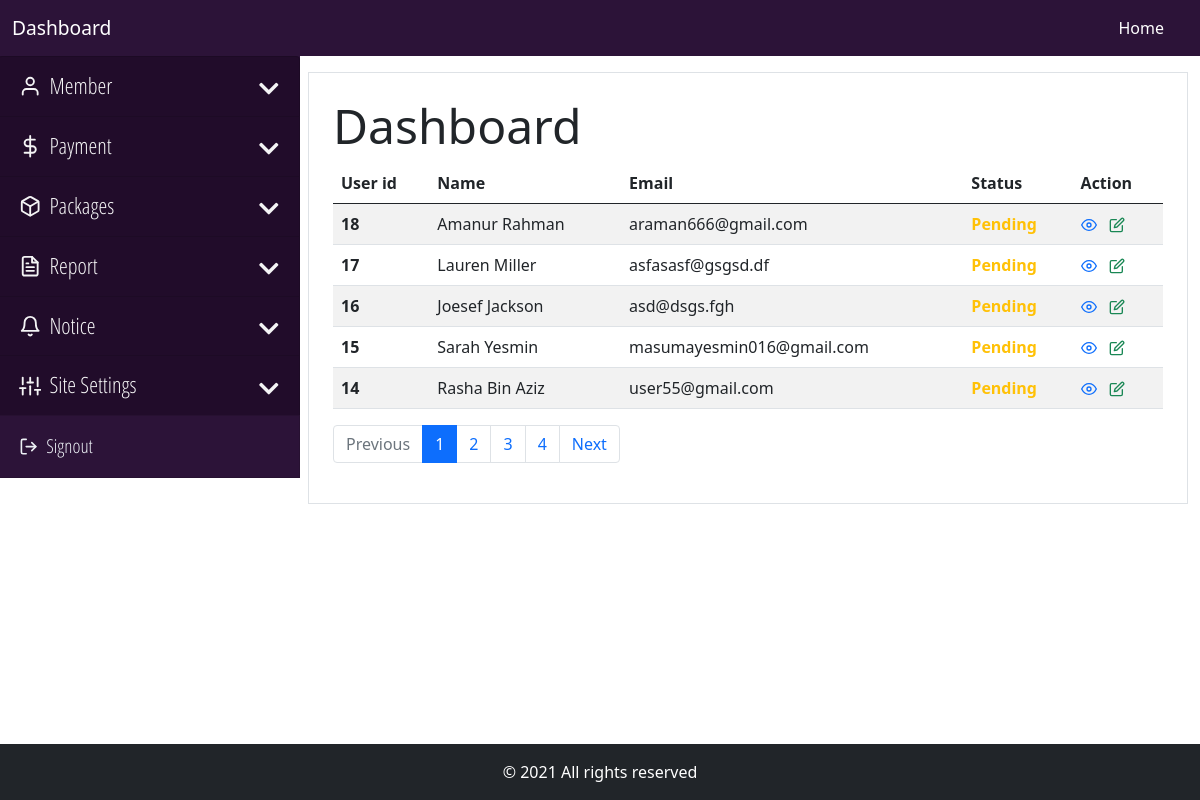
Page /backend/member/members.php (signed in) on the committed database.
### tables this page shows
CREATE TABLE `member` (
  `member_id` int(11) NOT NULL,
  `member_name` varchar(60) NOT NULL,
  `member_gender` enum('male','female','others') DEFAULT NULL,
  `member_dob` varchar(25) DEFAULT NULL,
  `member_address` varchar(255) DEFAULT NULL,
  `member_package` varchar(20) NOT NULL,
  `member_mobile` varchar(11) DEFAULT NULL,
  `member_photo` varchar(255) DEFAULT NULL,
  `member_status` enum('0','1','2') NOT NULL DEFAULT '0' COMMENT '0 = pending, 1 = Active, 2 = banned',
  `member_user_id` int(11) NOT NULL,
  `member_joined_at` timestamp NOT NULL DEFAULT CURRENT_TIMESTAMP
);

### core/main.php (called while the page is built, shortened)
<?php
    class Main
    {
        private $host = "localhost";
        private $user = "root";
        private $pass ="";
        private $database = "gym_manager";
        private function dbConnect()
        {
            try
            {
                $this->conn = new PDO('mysql:host='.$this->host.';dbname='.$this->database, $this->user, $this->pass);
            }
            catch(PDOException $Exception)
            {
                $this->errmsg = $Exception->getMessage();
            }
        }
    }
?>

### core/dashboard.php (called while the page is built, shortened)
<?php
    require_once "main.php";
    class Dashboard extends Main
    {
        private $perPage = 5;
        public function totalPage()
        {
            $this->sql = $this->conn->prepare('SELECT * FROM member INNER JOIN auth ON auth.auth_id=member.member_user_id');
            try
            {
                $this->sql->execute();
                $data = $this->sql->rowCount();
                $totalPageNo = ceil($data/$this->perPage);
                return $totalPageNo;
            }
            catch(PDOException $Exception)
            {
                $this->errmsg = $Exception->getMessage();
                $_SESSION['error'] = "Unexpected Error Occured. Please try again Later.<br> Error: ".$this->errmsg;
                return false;
            }
        }
        public function viewMembers($pageNum)
        {
            $offset = (int) ($pageNum-1) * $this->perPage;
            $this->sql = $this->conn->prepare("SELECT * FROM member LEFT JOIN auth ON member.member_user_id=auth.auth_id ORDER BY member.member_user_id DESC LIMIT $offset, $this->perPage");
            try
            {
                $this->sql->execute();
                if($this->sql->rowCount() > 0)
                {
                    $data = $this->sql->fetchAll();
                    return $data;
                }
                else
                {
                    return false;
                }
            }
            catch(PDOException $Exception)
            {
                $this->errmsg = $Exception->getMessage();
                $_SESSION['error'] = "Unexpected Error Occured. Please try again Later.<br> Error: ".$this->errmsg;
                return false;
            }
        }
    }
?>

### backend/member/members.php (the view, shortened to what this page needs)
<?php
    require_once "../../core/dashboard.php";
    require_once "../inc/be-header.php";
    if(isset( $_SESSION['role']) &&  $_SESSION['role'] == 'admin' )
    {
      require_once "../inc/be-nav-admin.php";
    }
    else
    {
      require_once "../inc/be-nav-user.php";
    }
    $page = 1;
?>
<div class="container-fluid overflow-hidden">
    <div class="row gx-2 mt-3">
    <?php
        if(isset( $_SESSION['role']) &&  $_SESSION['role'] == 'admin' )
        {
          require_once "../inc/be-sidenav-admin.php";
        }
        else
        {
          require_once "../inc/be-sidenav-user.php";
        }
      ?>
        <div class="col-md-9">
            <div class="border p-4">
                <h2 class="display-5">Dashboard</h2>
                <table class="table table-striped">
                    <thead>
                        <tr>
                            <th scope="col">User id</th>
                            <th scope="col">Name</th>
                            <th scope="col">Email</th>
                            <th scope="col">Status</th>
                            <th scope="col">Action</th>
                        </tr>
                    </thead>
                    <tbody>
                        <?php
                            $member = new Dashboard;
                            $result = $member->viewMembers($page);
                            $totalPage = $member->totalPage();
                            if($result != false)
                            {
                                foreach($result as $data)
                                {
                                    extract($data);
                                    if($member_status == 0)
                                    {
                                        $status = '<span class="text-warning"><strong>Pending</strong></span>';
                                    }
                        ?>
                            <tr>
                                <th scope="row"><?=$member_id?></th>
                                <td><?=$member_name?></td>
                                <td><?=$auth_email?></td>
                                <td><?=$status?></td>
                                <td>
                                    <a href="view-member.php?id=<?=$member_id?>" class="text-primary me-2"> <span data-feather="eye"></span></a>
                                    <a href="update-member.php?id=<?=$member_id?>" class="text-success"> <span data-feather="edit"></span></a>
                                </td>
                            </tr>
                        <?php
                                }
                            }
                            else
                            {
                        ?>
                            <tr>
                                <td colspan="4">No Data Found</td>
                            </tr>
                        <?php
                            }
                        ?>
                    </tbody>
                </table>
                <nav aria-label="Page navigation">
                    <ul class="pagination">
                        <li class="page-item <?php if($page <= 1){ echo 'disabled'; }?>">
                            <a class="page-link" href="members.php?page=<?=$page-1?>">Previous</a>
                        </li>
                        <?php
                            for($i = 1; $i <= $totalPage; $i++)
                            {
                                ?>
                                <li class="page-item <?php if($i == $page){echo 'active';}?>">
                                    <a class="page-link" href="members.php?page=<?=$i?>"><?=$i?></a>
                                </li>
                                <?php
                            }
                        ?>
                        <li class="page-item <?php if($page >= $totalPage){ echo 'disabled'; } ?>">
                            <a class="page-link" href="members.php?page=<?=$page+1?>">Next</a>
                        </li>
                    </ul>
                </nav>
            </div>
        </div>
    </div>
</div>
<?php
    require_once "../inc/be-footer.php";
?>

### rows in the picture
member: member_id "18", member_name "Amanur Rahman", member_user.auth_email "araman666@gmail.com", member_status "Pending"
member: member_id "17", member_name "Lauren Miller", member_user.auth_email "asfasasf@gsgsd.df", member_status "Pending"
member: member_id "16", member_name "Joesef Jackson", member_user.auth_email "asd@dsgs.fgh", member_status "Pending"
member: member_id "15", member_name "Sarah Yesmin", member_user.auth_email "masumayesmin016@gmail.com", member_status "Pending"
member: member_id "14", member_name "Rasha Bin Aziz", member_user.auth_email "user55@gmail.com", member_status "Pending"
